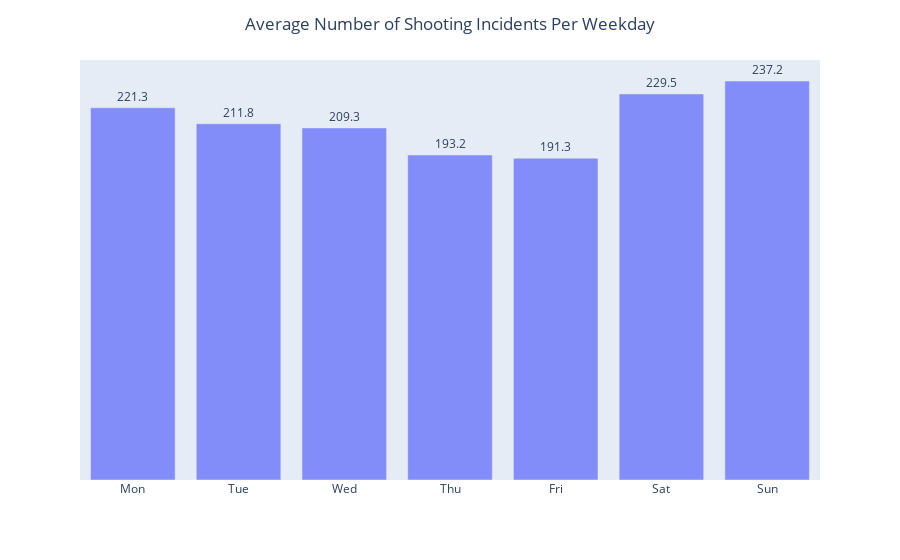

Notebook code for this chart:
### Code cell
fig = px.bar(grouped_weekday_df, x=weekday_labels, y=weekday_values, 
            text=weekday_values, opacity=0.75)
fig.update_traces(texttemplate='%{text:.1f}', textposition='outside')
fig.update_layout(title_text='Average Number of Shooting Incidents Per Weekday', title_x=0.5)
fig.update_yaxes(visible=False)
fig.update_xaxes(title='', visible=True, showticklabels=True)
fig.show()

### Figure 1 — Plotly figure (JSON) as saved in the notebook; plotly's stock layout.template omitted (floating-point values rounded to 4 significant figures)
{"data": [{"alignmentgroup": "True", "hovertemplate": "x=%{x}<br>y=%{y}<br>text=%{text}<extra></extra>", "legendgroup": "", "marker": {"color": "#636efa", "opacity": 0.75, "pattern": {"shape": ""}}, "name": "", "offsetgroup": "", "orientation": "v", "showlegend": false, "text": [221.3, 211.8, 209.3, 193.2, 191.3, 229.5, 237.2], "textposition": "outside", "texttemplate": "%{text:.1f}", "type": "bar", "x": ["Mon", "Tue", "Wed", "Thu", "Fri", "Sat", "Sun"], "xaxis": "x", "y": [221.3, 211.8, 209.3, 193.2, 191.3, 229.5, 237.2], "yaxis": "y"}], "layout": {"barmode": "relative", "legend": {"tracegroupgap": 0}, "margin": {"t": 60}, "title": {"text": "Average Number of Shooting Incidents Per Weekday", "x": 0.5}, "xaxis": {"anchor": "y", "domain": [0, 1], "showticklabels": true, "title": {"text": ""}, "visible": true}, "yaxis": {"anchor": "x", "domain": [0, 1], "title": {"text": "y"}, "visible": false}}}
